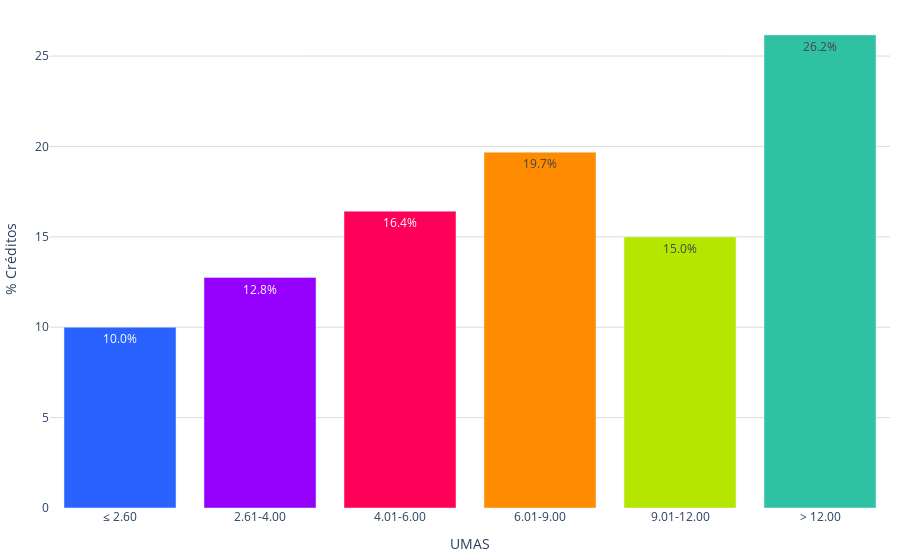

Notebook cell for this chart:
### Code cell
labels = conteo_ingresos['rango_ingresos']
values = conteo_ingresos['porcentajes']
colores = ['#2962ff', '#9500ff', '#ff0059', '#ff8c00', '#b4e600', '#2EC2A2','#E50CB6']

fig = go.Figure()
fig.add_trace(go.Bar(
        x=labels, 
        y=values, 
        marker_color=colores,
        text=values,  # Texto que se mostrará en las barras (porcentaje)
        textposition='inside',  # Posición del texto (puede ser 'inside' o 'outside')
        texttemplate='%{text:.1f}%', 
    )
)    
fig.update_layout(
    #barmode='stack', 
    #title='Porcentaje de créditos en UMAS (2022)',
    #title_font_size = 22,
    xaxis=dict(title='UMAS',),
    yaxis=dict(
        title='% Créditos', # Título del eje y
        gridcolor='#dddcda', # Color de las líneas que dividen los rangos del eje Y         
    ),  margin=dict(l=10, r=10, t=10, b=10),  # Ajusta los márgenes (left, right, top, bottom)
    plot_bgcolor='rgba(0,0,0,0)',  # Color de fondo del gráfico
    legend=dict(
        yanchor="top",
        y=0.99,
    )
)

# Exportar gráfica como archivo HTML
def guardar_grafico_como_html(fig, nombre_archivo, carpeta='assets\graficas'):
    # Crear la carpeta si no existe
    if not os.path.exists(carpeta):
        os.makedirs(carpeta)
    config = {
        'displaylogo': False,  # Ocultar el logo de Plotly
        'modeBarButtonsToRemove': [
            'toImage',       # Botón para guardar como imagen
            'select2d',      # Box select
            'lasso2d',       # Lasso select
            'resetScale2d',  # Reset Axes
        ]
    }
    # Gráfica como archivo HTML en la carpeta especificada
    pio.write_html(fig, f'{carpeta}/{nombre_archivo}.html', config=config)
guardar_grafico_como_html(fig, 'g_bar_creditos_umas_2023', carpeta='assets\graficas')
fig.show()

### Figure 1 — Plotly figure (JSON) as saved in the notebook; plotly's stock layout.template omitted (floating-point values rounded to 4 significant figures)
{"data": [{"marker": {"color": ["#2962ff", "#9500ff", "#ff0059", "#ff8c00", "#b4e600", "#2EC2A2", "#E50CB6"]}, "text": [10, 12.75, 16.42, 19.68, 14.99, 26.17], "textposition": "inside", "texttemplate": "%{text:.1f}%", "type": "bar", "x": ["≤ 2.60", "2.61-4.00", "4.01-6.00", "6.01-9.00", "9.01-12.00", "> 12.00"], "y": [10, 12.75, 16.42, 19.68, 14.99, 26.17]}], "layout": {"legend": {"y": 0.99, "yanchor": "top"}, "margin": {"b": 10, "l": 10, "r": 10, "t": 10}, "plot_bgcolor": "rgba(0,0,0,0)", "xaxis": {"title": {"text": "UMAS"}}, "yaxis": {"gridcolor": "#dddcda", "title": {"text": "% Créditos"}}}}
